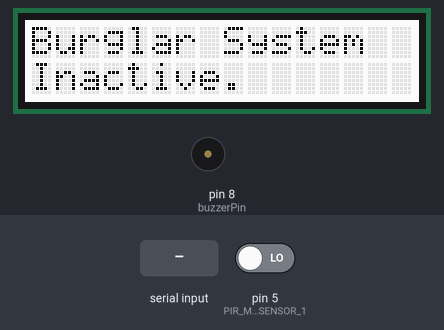
Bench run of a sketch on a simulated Arduino Uno, built with avr-gcc and run on an emulated ATmega328P. Parts: 16×2 character LCD, buzzer (waves = sounding, pin HIGH). Inputs (shaded band) come from the test bench; at power-on: pin 5 (PIR_MOTION_SENSOR_1) LOW. What the sketch prints to the serial monitor is not drawn.

Above: at 1.2 s.
1.3 s: "Enabled: True" received over Serial
At 3.7 s:
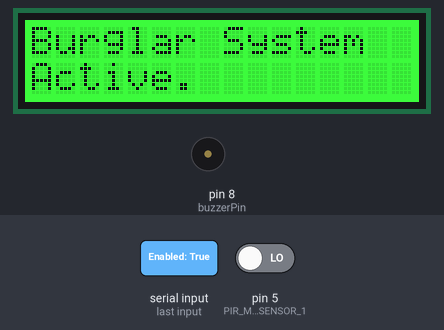
4.6 s: pin 5 (PIR_MOTION_SENSOR_1) driven HIGH
At 7.4 s:
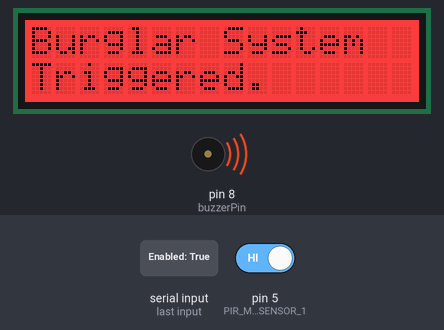
8.6 s: "Enabled: False" received over Serial
At 11.4 s:
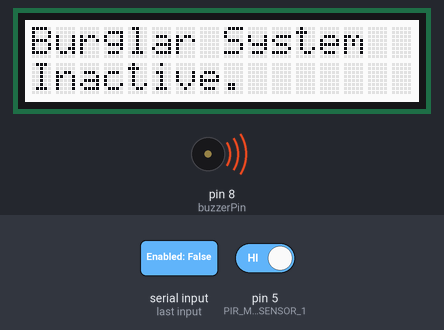
12.7 s: "Triggered: False" received over Serial
At 13.5 s:
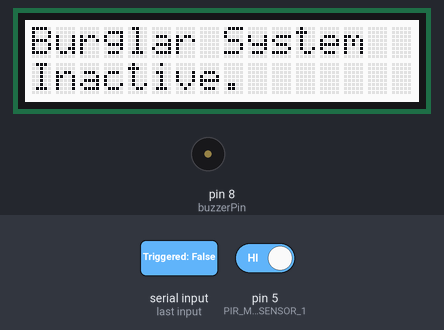
14.2 s: "Triggered: True" received over Serial
At 17.2 s:
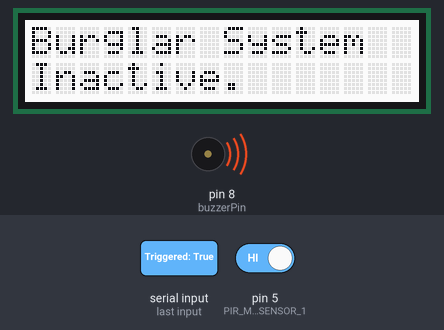
Timing chart, 0 to 19.3 s (numbered marks = the images above; inputs shaded):
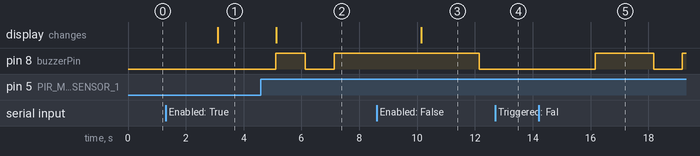

The sketch:

alarm.ino
```cpp
#include <Wire.h>
#include "rgb_lcd.h"

#define PIR_MOTION_SENSOR_1 5 // the digital pin of the PIR sensor
const int buzzerPin = 8;  // digital pin number of the buzzer

int MotionState1;         // the state of the Motion SENSOR (PIR)
int buzzerState = LOW;    // the state of the buzzer

bool alarmEnabled = false;
int triggerEnabled = LOW;

rgb_lcd lcd; // initialise lcd screen

void setup() {
  // setup pin modes
  pinMode(PIR_MOTION_SENSOR_1, INPUT);
  pinMode(buzzerPin, OUTPUT);
  // set default values to outputs
  digitalWrite(buzzerPin, buzzerState);

  Serial.begin(9600);
  // initialise lcd screen
  lcd.begin(16, 2);
  lcd.setCursor(0, 0);
  lcd.print("Burglar System  ");
  lcd.setCursor(0, 1);
  lcd.print("Inactive.       ");
}

void loop() {
  // Reading Data from Sensor
  MotionState1 = digitalRead(PIR_MOTION_SENSOR_1);

  // initialise previous variables for comparison
  int prevTriggerEnabled = triggerEnabled;
  bool prevAlarmEnabled = alarmEnabled;

  // handle messages from python script
  if (Serial.available() > 0) {
    // parse message
    String msg = Serial.readString();
    int delimiter = msg.indexOf("_");
    String msg1 = msg.substring(0, delimiter);
    String msg2 = msg.substring(delimiter + 1);

    // handle message if enabled changed
    if (msg1 == "Enabled: True" || msg2 == "Enabled: True"){
      alarmEnabled = true;
    } else if (msg1 == "Enabled: False" || msg2 == "Enabled: False") {
      alarmEnabled = false;
    }

    // handle message if triggered changed
    if (msg1 == "Triggered: True" || msg2 == "Triggered: True"){
      triggerEnabled = HIGH;
    } else if (msg1 == "Triggered: False" || msg2 == "Triggered: False") {
      triggerEnabled = LOW;
    }
  }

  // check if motion detected
  if (alarmEnabled) {
    if (MotionState1 == HIGH){
      triggerEnabled = HIGH;
    }
  }

  // send motion message to python script
  if (triggerEnabled == HIGH){
    Serial.println("Triggered: True");
  } else {
    Serial.println("Triggered: False");
  }

  // write to buzzer outputs
  if ((millis()/500) % 3 != 0) {
    digitalWrite(buzzerPin, triggerEnabled);
  } else {
    digitalWrite(buzzerPin, LOW);
  }

  // write to lcd screen if values have changed
  if(alarmEnabled != prevAlarmEnabled || triggerEnabled != prevTriggerEnabled) {
    if (alarmEnabled == false) {
      lcd.setRGB(255, 255, 255);
      lcd.setCursor(0, 1);
      lcd.print("Inactive.       ");
    }
    else if (triggerEnabled == LOW) {
      lcd.setRGB(0, 255, 0);
      lcd.setCursor(0, 1);
      lcd.print("Active.         ");
    }
    else if (triggerEnabled == HIGH){
      lcd.setRGB(255, 0, 0);
      lcd.setCursor(0, 1);
      lcd.print("Triggered.      ");
    }
  }

  delay(1000);
}
```

Measured:
- after the input at 1.3 s, the display: changes after 1.8 s (image 1)
- after the input at 4.6 s, pin 8 (buzzerPin): LOW → HIGH after 0.51 s, → LOW 1.0 s later, → HIGH 1.0 s later; the display: changes after 0.53 s (image 2)
- after the input at 8.6 s, the display: changes after 1.5 s (image 3)
- after the input at 12.7 s, pin 8 (buzzerPin): stays LOW (without the input it goes to HIGH after 0.44 s)
- after the input at 14.2 s, pin 8 (buzzerPin): LOW → HIGH after 2.0 s, → LOW 2.0 s later, → HIGH 1.0 s later
